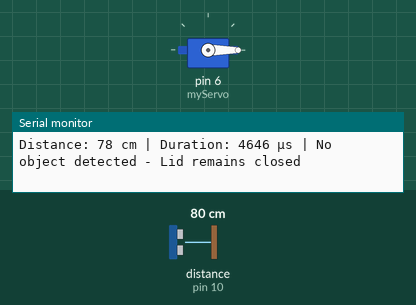
Simulated run of this sketch. Board: Arduino Uno, built with avr-gcc and run on an emulated ATmega328P. Shown: servo, the last lines printed to the serial monitor. Wiring (inferred from the names in the program): ultrasonic range finder: trigger pin 9; echo pin 10. Inputs (shaded band) come from the test bench; at power-on: distance to the obstacle (sensor on pin 10) 80 cm. The echo pulse lasts 58.3 µs per cm.

Above: at 1.3 s.
1.4 s: distance to the obstacle (sensor on pin 10) set to 12 cm
4.4 s: distance to the obstacle (sensor on pin 10) set to 9 cm
At 5.5 s:
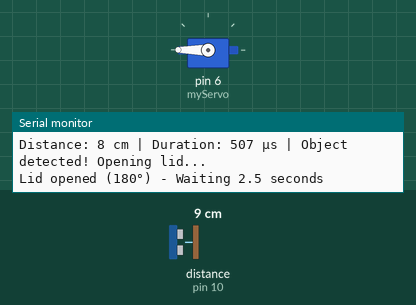
Timing chart, 0 to 13.4 s (numbered marks = the images above; inputs shaded):
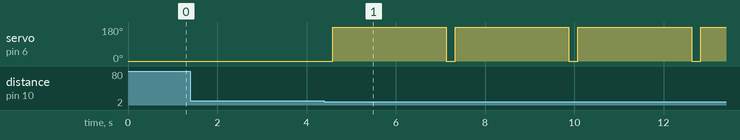

The sketch:

smart_dustbin.ino
```cpp
#include <Servo.h>

// Pin definitions
const int trigPin = 9;
const int echoPin = 10;
Servo myServo;

void setup() {
  pinMode(trigPin, OUTPUT);
  pinMode(echoPin, INPUT);
  myServo.attach(6); // Servo signal pin
  myServo.write(0);  // Start at 0°
  Serial.begin(9600);

  // Initialize serial communication
  Serial.println("=== Smart Dustbin System Started ===");
  Serial.println("System Initializing...");
  Serial.println("Ultrasonic Sensor: HC-SR04");
  Serial.println("Servo Motor: SG90");
  Serial.println("Distance Threshold: 10cm");
  Serial.println("Servo Position: Closed (0°)");
  Serial.println("Ready for operation!");
  Serial.println("=====================================");
}

void loop() {
  long duration;
  int distance;

  // Send ultrasonic pulse
  digitalWrite(trigPin, LOW);
  delayMicroseconds(2);
  digitalWrite(trigPin, HIGH);
  delayMicroseconds(10);
  digitalWrite(trigPin, LOW);

  // Measure echo
  duration = pulseIn(echoPin, HIGH);
  distance = duration * 0.034 / 2;  // Convert to cm

  // Enhanced serial output
  Serial.print("Distance: ");
  Serial.print(distance);
  Serial.print(" cm | Duration: ");
  Serial.print(duration);
  Serial.print(" μs | ");

  // Control servo with detailed feedback
  if (distance > 0 && distance < 10) {
    Serial.println("Object detected! Opening lid...");
    myServo.write(180);  // Turn to 180°
    Serial.println("Lid opened (180°) - Waiting 2.5 seconds");
    delay(2500);
    Serial.println("Closing lid...");
    myServo.write(0);    // Return to 0°
    Serial.println("Lid closed (0°)");
  } else {
    Serial.println("No object detected - Lid remains closed");
    myServo.write(0);    // Stay at 0°
  }

  delay(200); // Small delay
}
```

Measured:
- the behaviour switches between 11 and 10 cm on distance to the obstacle (sensor on pin 10) (found by bisection; images 0 and 1)
- after the input at 4.4 s, servo on pin 6 (myServo): alternates 180° for 2.5 s and 0° for 0.21 s, starting after 0.18 s
